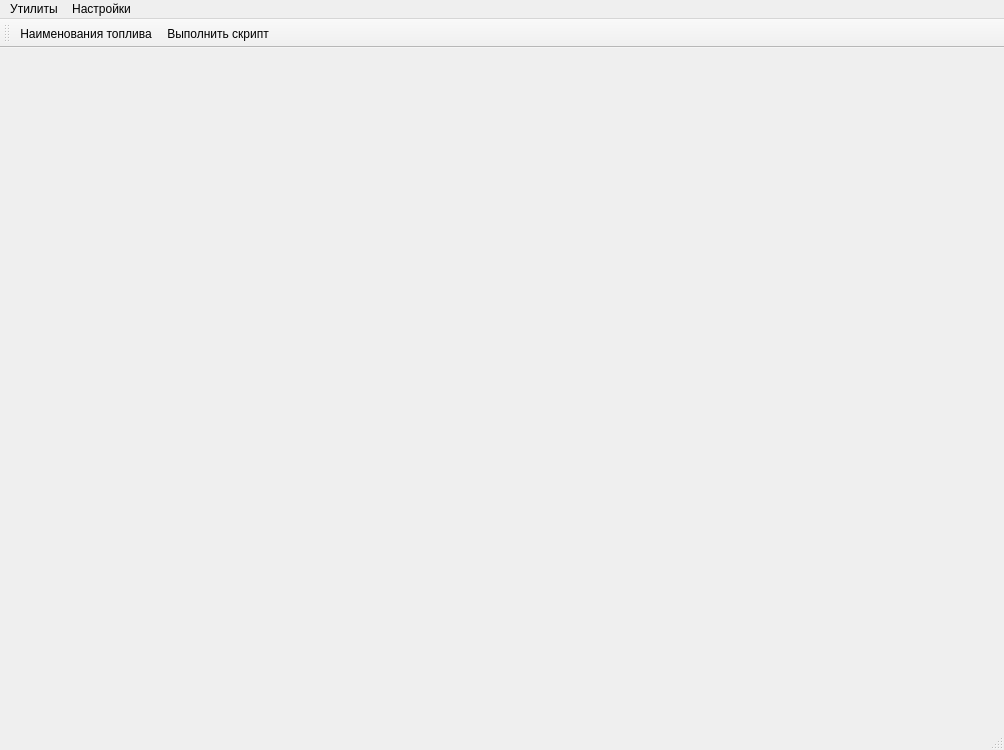
<?xml version="1.0" encoding="UTF-8"?>
<ui version="4.0">
 <class>MainWindow</class>
 <widget class="QMainWindow" name="MainWindow">
  <property name="geometry">
   <rect>
    <x>0</x>
    <y>0</y>
    <width>1004</width>
    <height>750</height>
   </rect>
  </property>
  <property name="windowTitle">
   <string>MainWindow</string>
  </property>
  <widget class="QWidget" name="centralWidget"/>
  <widget class="QMenuBar" name="menuBar">
   <property name="geometry">
    <rect>
     <x>0</x>
     <y>0</y>
     <width>1004</width>
     <height>23</height>
    </rect>
   </property>
   <widget class="QMenu" name="menuUtils">
    <property name="title">
     <string>Утилиты</string>
    </property>
    <addaction name="actionFuelName"/>
    <addaction name="actionRunSql"/>
   </widget>
   <widget class="QMenu" name="menu">
    <property name="title">
     <string>Настройки</string>
    </property>
    <addaction name="actionConnection"/>
   </widget>
   <addaction name="menuUtils"/>
   <addaction name="menu"/>
  </widget>
  <widget class="QToolBar" name="mainToolBar">
   <property name="iconSize">
    <size>
     <width>64</width>
     <height>64</height>
    </size>
   </property>
   <attribute name="toolBarArea">
    <enum>TopToolBarArea</enum>
   </attribute>
   <attribute name="toolBarBreak">
    <bool>false</bool>
   </attribute>
   <addaction name="actionFuelName"/>
   <addaction name="actionRunSql"/>
  </widget>
  <widget class="QStatusBar" name="statusBar"/>
  <action name="actionFuelName">
   <property name="icon">
    <iconset resource="resourses.qrc">
     <normaloff>:/Images/splash.png</normaloff>:/Images/splash.png</iconset>
   </property>
   <property name="text">
    <string>Наименования топлива</string>
   </property>
  </action>
  <action name="actionRunSql">
   <property name="icon">
    <iconset resource="resourses.qrc">
     <normaloff>:/Images/runsql.png</normaloff>:/Images/runsql.png</iconset>
   </property>
   <property name="text">
    <string>Выполнить скрипт</string>
   </property>
  </action>
  <action name="actionConnection">
   <property name="text">
    <string>Подключния к АЗС</string>
   </property>
  </action>
 </widget>
 <layoutdefault spacing="6" margin="11"/>
 <resources>
  <include location="resourses.qrc"/>
 </resources>
 <connections/>
</ui>
